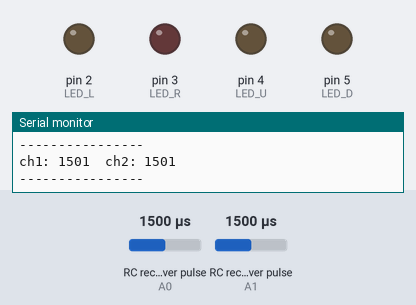
A sketch run on a simulated Arduino Uno, built with avr-gcc and run on an emulated ATmega328P. On the bench: output pins drawn as LEDs (lit = HIGH), the last lines printed to the serial monitor. Wiring (inferred from the names in the program): 2 × RC receiver channel: data A0 / data A1. The test bench sets the inputs (shaded band); at power-on: RC receiver pulse (sensors on A0, A1) 1500 µs.

Above: at 1.2 s.
1.3 s: RC receiver pulse (sensor on A0) set to 1311 µs
3.2 s: RC receiver pulse (sensor on A0) set to 1282 µs
At 4.4 s:
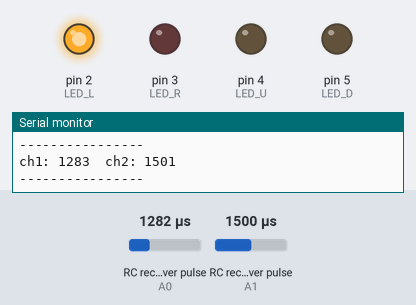
5.6 s: RC receiver pulse (sensor on A1) set to 1315 µs
7.3 s: RC receiver pulse (sensor on A1) set to 1280 µs
At 9.2 s:
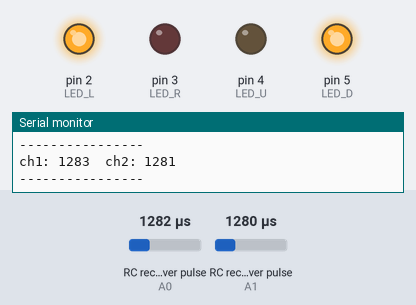
9.6 s: RC receiver pulse (sensor on A0) set to 1500 µs
At 11.0 s:
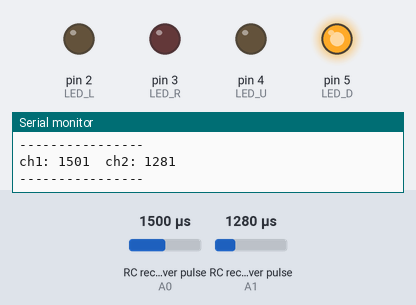
11.7 s: RC receiver pulse (sensor on A1) set to 1750 µs
At 12.8 s:
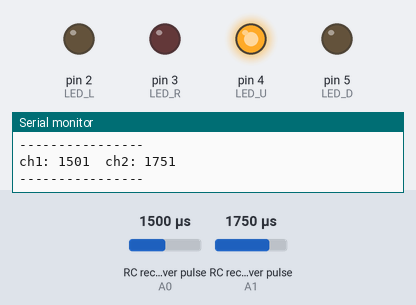
Timing chart, 0 to 14.7 s (numbered marks = the images above; inputs shaded):
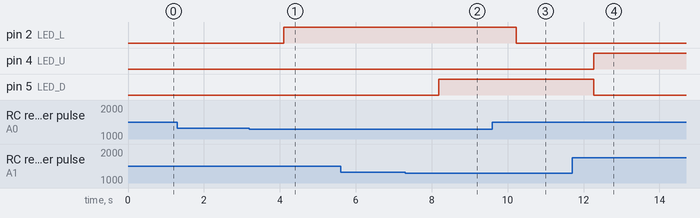

The sketch:

04_LED_Controller.ino
```cpp
// define the channel pins
const int channel_1 = A0;
const int channel_2 = A1;
// define the LED pins
const int LED_L = 2;
const int LED_R = 3;
const int LED_U = 4;
const int LED_D = 5;

void setup() {
  // set the pin modes
  pinMode(channel_1, INPUT);
  pinMode(channel_2, INPUT);
  pinMode(LED_L, OUTPUT);
  pinMode(LED_R, OUTPUT);
  pinMode(LED_U, OUTPUT);
  pinMode(LED_D, OUTPUT);

  // initialize the serial port
  Serial.begin(9600);
}

void loop() {
  // read the values
  int value_LR = pulseIn(channel_1, HIGH); // right joystick left-right
  int value_UD = pulseIn(channel_2, HIGH); // right joystick up-down

  // show the values on the serial monitor
  Serial.print("\nch1: ");
  Serial.print(value_LR);
  Serial.print("\tch2: ");
  Serial.print(value_UD);
  Serial.print("\n----------------");

  // turn all LEDs off
  digitalWrite(LED_L, LOW);
  digitalWrite(LED_R, LOW);
  digitalWrite(LED_U, LOW);
  digitalWrite(LED_D, LOW);

  // glow LEDs based on the readings
  if (value_LR < 1300)
  {
    digitalWrite(LED_L, HIGH);
  }
  if (value_LR > 1700)
  {
    digitalWrite(LED_R, HIGH);
  }
  if (value_UD < 1300)
  {
    digitalWrite(LED_D, HIGH);
  }
  if (value_UD > 1700)
  {
    digitalWrite(LED_U, HIGH);
  }

  // delay for smooth performance
  delay(1000);
}
```

Measured:
- the behaviour switches between 1299 and 1298 µs on RC receiver pulse (sensor on A0) (found by bisection; images 0 and 1)
- the behaviour switches between 1299 and 1298 µs on RC receiver pulse (sensor on A1) (found by bisection; images 1 and 2)
- after the input at 3.2 s, pin 2 (LED_L): LOW → HIGH after 0.90 s
- after the input at 7.3 s, pin 5 (LED_D): LOW → HIGH after 0.88 s
- after the input at 9.6 s, pin 2 (LED_L): HIGH → LOW after 0.62 s
- after the input at 11.7 s, pin 4 (LED_U): LOW → HIGH after 0.56 s; pin 5 (LED_D): HIGH → LOW after 0.56 s
